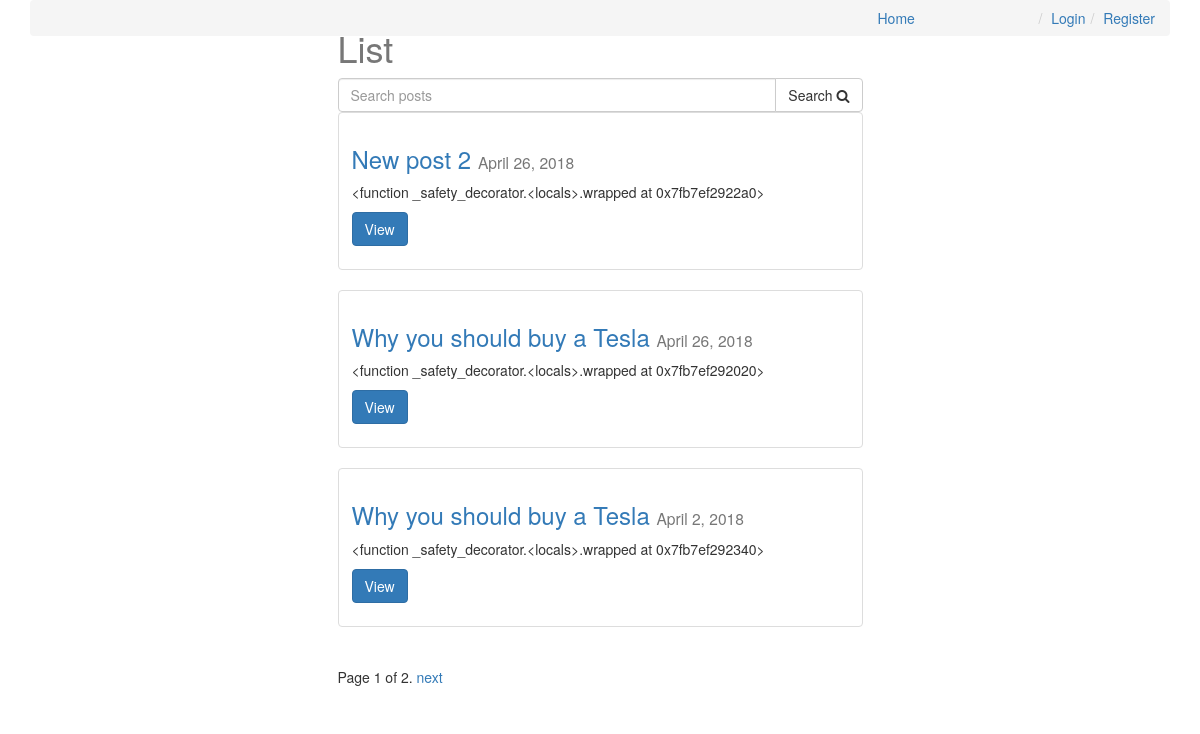
The app's page /, older data.
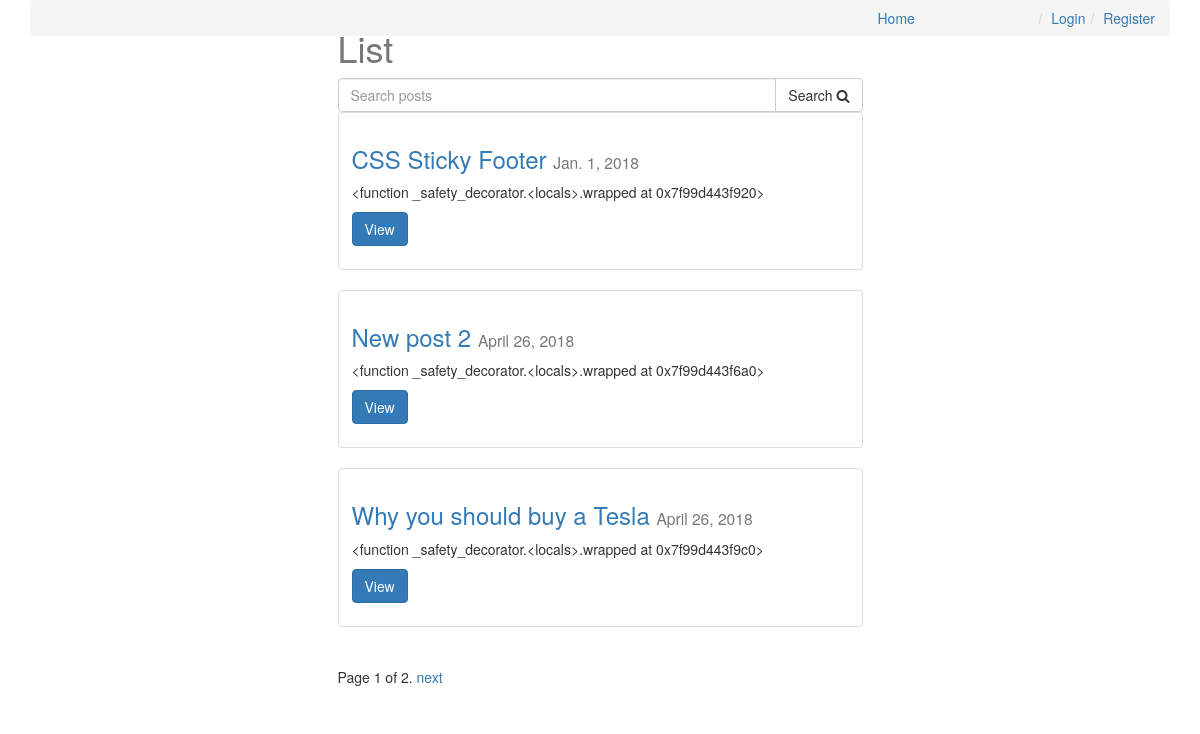
The same page, newer data.
### posts/models.py (models this page shows, shortened)
class Post(models.Model):
    user = models.ForeignKey(settings.AUTH_USER_MODEL, default=1)
    title = models.CharField(max_length=120)
    slug = models.SlugField(unique=True)
    image = models.ImageField(
        null=True,
        blank=True,
        upload_to=upload_location,
        width_field='width_field',
        height_field='height_field',
    )
    height_field = models.IntegerField(default=0)
    width_field = models.IntegerField(default=0)
    content = models.TextField()
    draft = models.BooleanField(default=False)
    publish = models.DateField(auto_now=False, auto_now_add=False)
    read_time = models.IntegerField(default=0)
    updated = models.DateTimeField(auto_now=True, auto_now_add=False)
    timestamp = models.DateTimeField(auto_now=False, auto_now_add=True)
    objects = PostManager()
    def get_absolute_url(self):
        return reverse('posts:detail', kwargs={'slug': self.slug})
    def get_markdown(self):
        content = self.content
        return mark_safe(markdown(content))
    class Meta:
        ordering = ['-timestamp', '-updated']

### posts/views.py (the view, shortened to what this page needs)
# urls.py: url(r'^$', post_list, name='list'),
def post_list(request):
    if request.user.is_staff or request.user.is_superuser:
        queryset_list = Post.objects.all()
    else:
        queryset_list = Post.objects.active()
    query = request.GET.get("q")
    today = timezone.now().date()
    paginator = Paginator(queryset_list, 3)
    page = request.GET.get('page')
    try:
        queryset = paginator.page(page)
    except PageNotAnInteger:
        queryset = paginator.page(1)
    except EmptyPage:
        queryset = paginator.page(paginator.num_pages)
    context = {
        'title': 'List',
        'object_list': queryset,
        'today': today,
    }
    return render(request, 'post_list.html', context)

### posts/models.py (called while the page is built)
    def active(self, *args, **kwargs):
        return super(PostManager, self).filter(draft=False)\
                                       .filter(publish__lte=timezone.now())

### templates/post_list.html (shortened to what this page needs)
{% extends "base.html" %}
{% block content %}
    <div class='col-sm-6 col-sm-offset-3'>
        <h1>{{ title }}</h1>
        <form method="GET" action="">
            <div class="input-group">
                <input class="form-control" type="text" name="q" placeholder="Search posts" value="{{ request.GET.q }}">
                <span class="input-group-btn">
                    <button class="btn btn-default" type="submit">Search <i class="fa fa-search"></i></button>
                </span>
            </div>
        </form>
        {% for obj in object_list %}
            <div class='row'>
                <div class='col-sm-12'>
                    <div class='thumbnail'>
                        <div class='caption post-detail-item'>
                            <h3>
                                <a href="{{ obj.get_absolute_url }}">
                                    {{ obj.title }}
                                </a> <small>{{ obj.publish }}</small>
                            </h3>
                            <p class=''>{{ obj.get_markdown }}</p>
                            <p><a href='{{ obj.get_absolute_url }}' class='btn btn-primary' role='button'>View</a></p>
                        </div>
                    </div>
                </div>
            </div>
        {% endfor %}
        <div class="pagination">
            <span class="step-links">
                <span class="current">
                    Page {{ object_list.number }} of {{ object_list.paginator.num_pages }}.
                </span>
                {% if object_list.has_next %}
                    <a href="?page={{ object_list.next_page_number }}{% if request.GET.q %}&q={{ request.GET.q }}{% endif %}">next</a>
                {% endif %}
            </span>
        </div>
    </div>
{% endblock content %}

### templates/base.html (shortened to what this page needs)
{% load staticfiles %}
<!DOCTYPE html>
<html>
<head>
    <link rel="stylesheet" href="https://maxcdn.bootstrapcdn.com/bootstrap/3.3.6/css/bootstrap.min.css">
    <link rel="stylesheet" href="https://maxcdn.bootstrapcdn.com/font-awesome/4.7.0/css/font-awesome.min.css">
    <link rel='stylesheet' href='{% static "css/base.css" %}'>
</head>
<body>
    <div class="container">
      <ol class="breadcrumb">
        <li><a href="{% url 'posts:list' %}">Home</a></li>
        {% if not request.user.is_authenticated %}
          <li class="pull-right"><a href="{% url 'register' %}">Register</a></li>
          <li class="pull-right"><a href="{% url 'login' %}">Login</a></li>
        {% else %}
          <li class="pull-right"><a href="{% url 'logout' %}">Logout</a></li>
        {% endif %}
        {% block content %}
        {% endblock content %}
    </div>
</body>
</html>

### static/css/base.css (style rules this page uses)
h1 { color: #777777; }

Row changes from the older to the newer data that the page shows:
no longer on this page (row unchanged): Post: title "Why you should buy a Tesla", publish "April 2, 2018", get_markdown "<function _safety_decorator.<locals>.wrapped at 0x7fb7ef292340>"
added Post: title "CSS Sticky Footer", publish "Jan. 1, 2018", get_markdown "<function _safety_decorator.<locals>.wrapped at 0x7f99d443f920>"
computed for Post "New post 2": get_markdown "<function _safety_decorator.<locals>.wrapped at 0x7fb7ef2922a0>" → "<function _safety_decorator.<locals>.wrapped at 0x7f99d443f6a0>"
computed for Post "Why you should buy a Tesla": get_markdown "<function _safety_decorator.<locals>.wrapped at 0x7fb7ef292020>" → "<function _safety_decorator.<locals>.wrapped at 0x7f99d443f9c0>"
